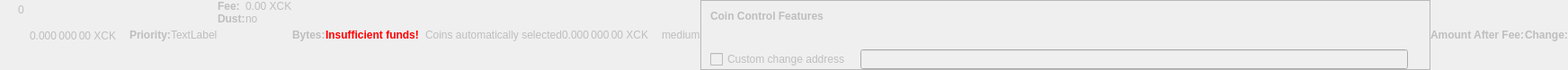
    <widget class="QWidget" name="dummyHideWidget" native="true">
     <property name="enabled">
      <bool>false</bool>
     </property>
     <property name="maximumSize">
      <size>
       <width>100</width>
       <height>22</height>
      </size>
     </property>
     <layout class="QHBoxLayout" name="dummyHideLayout">
      <property name="spacing">
       <number>0</number>
      </property>
      <property name="leftMargin">
       <number>0</number>
      </property>
      <property name="topMargin">
       <number>0</number>
      </property>
      <property name="rightMargin">
       <number>0</number>
      </property>
      <property name="bottomMargin">
       <number>0</number>
      </property>
      <item>
       <layout class="QFormLayout" name="formLayoutCoinControl1">
        <property name="horizontalSpacing">
         <number>10</number>
        </property>
        <property name="verticalSpacing">
         <number>14</number>
        </property>
        <property name="leftMargin">
         <number>10</number>
        </property>
        <property name="topMargin">
         <number>4</number>
        </property>
        <property name="rightMargin">
         <number>6</number>
        </property>
        <item row="0" column="1">
         <widget class="QLabel" name="labelCoinControlBytes">
          <property name="cursor">
           <cursorShape>IBeamCursor</cursorShape>
          </property>
          <property name="contextMenuPolicy">
           <enum>Qt::ActionsContextMenu</enum>
          </property>
          <property name="text">
           <string notr="true">0</string>
          </property>
          <property name="textInteractionFlags">
           <set>Qt::LinksAccessibleByMouse|Qt::TextSelectableByKeyboard|Qt::TextSelectableByMouse</set>
          </property>
         </widget>
        </item>
       </layout>
      </item>
      <item>
       <widget class="QLabel" name="labelCoinControlAfterFee">
        <property name="enabled">
         <bool>false</bool>
        </property>
        <property name="sizePolicy">
         <sizepolicy hsizetype="Fixed" vsizetype="Fixed">
          <horstretch>0</horstretch>
          <verstretch>0</verstretch>
         </sizepolicy>
        </property>
        <property name="minimumSize">
         <size>
          <width>111</width>
          <height>12</height>
         </size>
        </property>
        <property name="maximumSize">
         <size>
          <width>111</width>
          <height>12</height>
         </size>
        </property>
        <property name="cursor">
         <cursorShape>IBeamCursor</cursorShape>
        </property>
        <property name="contextMenuPolicy">
         <enum>Qt::ActionsContextMenu</enum>
        </property>
        <property name="text">
         <string notr="true">0.000 000 00 XCK</string>
        </property>
        <property name="textInteractionFlags">
         <set>Qt::LinksAccessibleByMouse|Qt::TextSelectableByKeyboard|Qt::TextSelectableByMouse</set>
        </property>
       </widget>
      </item>
      <item>
       <widget class="QLabel" name="labelCoinControlPriorityText">
        <property name="enabled">
         <bool>false</bool>
        </property>
        <property name="font">
         <font>
          <weight>75</weight>
          <bold>true</bold>
         </font>
        </property>
        <property name="text">
         <string>Priority:</string>
        </property>
       </widget>
      </item>
      <item>
       <layout class="QHBoxLayout" name="horizontalLayout">
        <item>
         <widget class="QLabel" name="WarningLabel">
          <property name="text">
           <string>TextLabel</string>
          </property>
         </widget>
        </item>
       </layout>
      </item>
      <item>
       <layout class="QFormLayout" name="formLayoutCoinControl3">
        <property name="horizontalSpacing">
         <number>0</number>
        </property>
        <property name="verticalSpacing">
         <number>0</number>
        </property>
        <property name="leftMargin">
         <number>0</number>
        </property>
        <property name="topMargin">
         <number>0</number>
        </property>
        <property name="rightMargin">
         <number>0</number>
        </property>
        <item row="0" column="0">
         <widget class="QLabel" name="labelCoinControlFeeText">
          <property name="enabled">
           <bool>false</bool>
          </property>
          <property name="font">
           <font>
            <weight>75</weight>
            <bold>true</bold>
           </font>
          </property>
          <property name="text">
           <string>Fee:</string>
          </property>
          <property name="margin">
           <number>0</number>
          </property>
         </widget>
        </item>
        <item row="0" column="1">
         <widget class="QLabel" name="labelCoinControlFee">
          <property name="enabled">
           <bool>false</bool>
          </property>
          <property name="cursor">
           <cursorShape>IBeamCursor</cursorShape>
          </property>
          <property name="contextMenuPolicy">
           <enum>Qt::ActionsContextMenu</enum>
          </property>
          <property name="text">
           <string notr="true">0.00 XCK</string>
          </property>
          <property name="textInteractionFlags">
           <set>Qt::LinksAccessibleByMouse|Qt::TextSelectableByKeyboard|Qt::TextSelectableByMouse</set>
          </property>
         </widget>
        </item>
        <item row="1" column="0">
         <widget class="QLabel" name="labelCoinControlLowOutputText">
          <property name="enabled">
           <bool>false</bool>
          </property>
          <property name="font">
           <font>
            <weight>75</weight>
            <bold>true</bold>
           </font>
          </property>
          <property name="text">
           <string>Dust:</string>
          </property>
         </widget>
        </item>
        <item row="1" column="1">
         <widget class="QLabel" name="labelCoinControlLowOutput">
          <property name="enabled">
           <bool>false</bool>
          </property>
          <property name="cursor">
           <cursorShape>IBeamCursor</cursorShape>
          </property>
          <property name="contextMenuPolicy">
           <enum>Qt::ActionsContextMenu</enum>
          </property>
          <property name="text">
           <string>no</string>
          </property>
          <property name="textInteractionFlags">
           <set>Qt::LinksAccessibleByMouse|Qt::TextSelectableByKeyboard|Qt::TextSelectableByMouse</set>
          </property>
         </widget>
        </item>
       </layout>
      </item>
      <item>
       <widget class="QLabel" name="labelCoinControlBytesText">
        <property name="enabled">
         <bool>false</bool>
        </property>
        <property name="font">
         <font>
          <weight>75</weight>
          <bold>true</bold>
         </font>
        </property>
        <property name="text">
         <string>Bytes:</string>
        </property>
       </widget>
      </item>
      <item>
       <layout class="QFormLayout" name="formLayoutCoinControl2">
        <property name="horizontalSpacing">
         <number>0</number>
        </property>
        <property name="verticalSpacing">
         <number>0</number>
        </property>
        <property name="leftMargin">
         <number>0</number>
        </property>
        <property name="topMargin">
         <number>0</number>
        </property>
        <property name="rightMargin">
         <number>0</number>
        </property>
       </layout>
      </item>
      <item>
       <layout class="QHBoxLayout" name="horizontalLayoutCoinControl2">
        <property name="spacing">
         <number>0</number>
        </property>
        <property name="bottomMargin">
         <number>0</number>
        </property>
       </layout>
      </item>
      <item>
       <widget class="QLabel" name="labelCoinControlInsuffFunds">
        <property name="enabled">
         <bool>false</bool>
        </property>
        <property name="minimumSize">
         <size>
          <width>0</width>
          <height>0</height>
         </size>
        </property>
        <property name="font">
         <font>
          <weight>75</weight>
          <bold>true</bold>
         </font>
        </property>
        <property name="styleSheet">
         <string notr="true">color:red;font-weight:bold;</string>
        </property>
        <property name="text">
         <string>Insufficient funds!</string>
        </property>
        <property name="margin">
         <number>5</number>
        </property>
       </widget>
      </item>
      <item>
       <layout class="QFormLayout" name="formLayoutCoinControl4">
        <property name="horizontalSpacing">
         <number>0</number>
        </property>
        <property name="verticalSpacing">
         <number>0</number>
        </property>
        <property name="leftMargin">
         <number>0</number>
        </property>
        <property name="topMargin">
         <number>0</number>
        </property>
        <property name="rightMargin">
         <number>0</number>
        </property>
       </layout>
      </item>
      <item>
       <widget class="QLabel" name="labelCoinControlChangeLabel">
        <property name="enabled">
         <bool>false</bool>
        </property>
        <property name="sizePolicy">
         <sizepolicy hsizetype="Preferred" vsizetype="Expanding">
          <horstretch>0</horstretch>
          <verstretch>0</verstretch>
         </sizepolicy>
        </property>
        <property name="minimumSize">
         <size>
          <width>0</width>
          <height>0</height>
         </size>
        </property>
        <property name="text">
         <string/>
        </property>
        <property name="margin">
         <number>3</number>
        </property>
       </widget>
      </item>
      <item>
       <widget class="QLabel" name="labelCoinControlAutomaticallySelected">
        <property name="enabled">
         <bool>false</bool>
        </property>
        <property name="sizePolicy">
         <sizepolicy hsizetype="Fixed" vsizetype="Fixed">
          <horstretch>0</horstretch>
          <verstretch>0</verstretch>
         </sizepolicy>
        </property>
        <property name="minimumSize">
         <size>
          <width>0</width>
          <height>0</height>
         </size>
        </property>
        <property name="maximumSize">
         <size>
          <width>240</width>
          <height>16777215</height>
         </size>
        </property>
        <property name="text">
         <string>Coins automatically selected</string>
        </property>
        <property name="margin">
         <number>5</number>
        </property>
       </widget>
      </item>
      <item>
       <widget class="QLabel" name="labelCoinControlChange">
        <property name="enabled">
         <bool>false</bool>
        </property>
        <property name="sizePolicy">
         <sizepolicy hsizetype="Fixed" vsizetype="Fixed">
          <horstretch>0</horstretch>
          <verstretch>0</verstretch>
         </sizepolicy>
        </property>
        <property name="minimumSize">
         <size>
          <width>111</width>
          <height>0</height>
         </size>
        </property>
        <property name="maximumSize">
         <size>
          <width>111</width>
          <height>16777215</height>
         </size>
        </property>
        <property name="cursor">
         <cursorShape>IBeamCursor</cursorShape>
        </property>
        <property name="contextMenuPolicy">
         <enum>Qt::ActionsContextMenu</enum>
        </property>
        <property name="text">
         <string notr="true">0.000 000 00 XCK</string>
        </property>
        <property name="textInteractionFlags">
         <set>Qt::LinksAccessibleByMouse|Qt::TextSelectableByKeyboard|Qt::TextSelectableByMouse</set>
        </property>
       </widget>
      </item>
      <item>
       <widget class="QLabel" name="labelCoinControlPriority">
        <property name="enabled">
         <bool>false</bool>
        </property>
        <property name="cursor">
         <cursorShape>IBeamCursor</cursorShape>
        </property>
        <property name="contextMenuPolicy">
         <enum>Qt::ActionsContextMenu</enum>
        </property>
        <property name="text">
         <string>medium</string>
        </property>
        <property name="textInteractionFlags">
         <set>Qt::LinksAccessibleByMouse|Qt::TextSelectableByKeyboard|Qt::TextSelectableByMouse</set>
        </property>
       </widget>
      </item>
      <item>
       <widget class="QFrame" name="frameCoinControl">
        <property name="sizePolicy">
         <sizepolicy hsizetype="Expanding" vsizetype="Expanding">
          <horstretch>0</horstretch>
          <verstretch>0</verstretch>
         </sizepolicy>
        </property>
        <property name="maximumSize">
         <size>
          <width>16777215</width>
          <height>16777215</height>
         </size>
        </property>
        <property name="frameShape">
         <enum>QFrame::StyledPanel</enum>
        </property>
        <property name="frameShadow">
         <enum>QFrame::Sunken</enum>
        </property>
        <layout class="QVBoxLayout" name="verticalLayoutCoinControl2_2">
         <property name="spacing">
          <number>0</number>
         </property>
         <property name="leftMargin">
          <number>0</number>
         </property>
         <property name="topMargin">
          <number>0</number>
         </property>
         <property name="rightMargin">
          <number>0</number>
         </property>
         <property name="bottomMargin">
          <number>0</number>
         </property>
         <item>
          <layout class="QVBoxLayout" name="verticalLayoutCoinControl" stretch="0,0,0,1">
           <property name="spacing">
            <number>0</number>
           </property>
           <property name="leftMargin">
            <number>10</number>
           </property>
           <property name="topMargin">
            <number>10</number>
           </property>
           <item>
            <layout class="QHBoxLayout" name="horizontalLayoutCoinControl1">
             <property name="bottomMargin">
              <number>15</number>
             </property>
             <item>
              <widget class="QLabel" name="labelCoinControlFeatures">
               <property name="enabled">
                <bool>false</bool>
               </property>
               <property name="sizePolicy">
                <sizepolicy hsizetype="Preferred" vsizetype="Maximum">
                 <horstretch>0</horstretch>
                 <verstretch>0</verstretch>
                </sizepolicy>
               </property>
               <property name="font">
                <font>
                 <weight>75</weight>
                 <bold>true</bold>
                </font>
               </property>
               <property name="styleSheet">
                <string notr="true">font-weight:bold;</string>
               </property>
               <property name="text">
                <string>Coin Control Features</string>
               </property>
              </widget>
             </item>
            </layout>
           </item>
           <item>
            <widget class="QWidget" name="widgetCoinControl" native="true">
             <property name="sizePolicy">
              <sizepolicy hsizetype="Preferred" vsizetype="Preferred">
               <horstretch>0</horstretch>
               <verstretch>0</verstretch>
              </sizepolicy>
             </property>
             <property name="minimumSize">
              <size>
               <width>0</width>
               <height>0</height>
              </size>
             </property>
             <property name="styleSheet">
              <string notr="true"/>
             </property>
             <layout class="QHBoxLayout" name="horizontalLayoutCoinControl5_2">
              <property name="leftMargin">
               <number>0</number>
              </property>
              <property name="topMargin">
               <number>0</number>
              </property>
              <property name="rightMargin">
               <number>0</number>
              </property>
              <property name="bottomMargin">
               <number>0</number>
              </property>
              <item>
               <layout class="QHBoxLayout" name="horizontalLayoutCoinControl3">
                <property name="spacing">
                 <number>20</number>
                </property>
                <property name="topMargin">
                 <number>0</number>
                </property>
                <property name="bottomMargin">
                 <number>10</number>
                </property>
               </layout>
              </item>
             </layout>
            </widget>
           </item>
           <item>
            <layout class="QHBoxLayout" name="horizontalLayoutCoinControl4" stretch="0,0,0">
             <property name="spacing">
              <number>12</number>
             </property>
             <property name="sizeConstraint">
              <enum>QLayout::SetDefaultConstraint</enum>
             </property>
             <property name="topMargin">
              <number>5</number>
             </property>
             <property name="rightMargin">
              <number>5</number>
             </property>
             <item>
              <widget class="QCheckBox" name="checkBoxCoinControlChange">
               <property name="enabled">
                <bool>false</bool>
               </property>
               <property name="toolTip">
                <string>If this is activated, but the change address is empty or invalid, change will be sent to a newly generated address.</string>
               </property>
               <property name="text">
                <string>Custom change address</string>
               </property>
              </widget>
             </item>
             <item>
              <widget class="QValidatedLineEdit" name="lineEditCoinControlChange">
               <property name="enabled">
                <bool>false</bool>
               </property>
               <property name="sizePolicy">
                <sizepolicy hsizetype="Expanding" vsizetype="Fixed">
                 <horstretch>0</horstretch>
                 <verstretch>0</verstretch>
                </sizepolicy>
               </property>
              </widget>
             </item>
             <item>
              <widget class="QLabel" name="labelCoinControlChangeLabel_2">
               <property name="sizePolicy">
                <sizepolicy hsizetype="Preferred" vsizetype="Expanding">
                 <horstretch>0</horstretch>
                 <verstretch>0</verstretch>
                </sizepolicy>
               </property>
               <property name="minimumSize">
                <size>
                 <width>0</width>
                 <height>0</height>
                </size>
               </property>
               <property name="text">
                <string/>
               </property>
               <property name="margin">
                <number>3</number>
               </property>
              </widget>
             </item>
            </layout>
           </item>
           <item>
            <spacer name="verticalSpacerCoinControl">
             <property name="orientation">
              <enum>Qt::Vertical</enum>
             </property>
             <property name="sizeHint" stdset="0">
              <size>
               <width>800</width>
               <height>1</height>
              </size>
             </property>
            </spacer>
           </item>
          </layout>
         </item>
        </layout>
       </widget>
      </item>
      <item>
       <widget class="QLabel" name="labelCoinControlAfterFeeText">
        <property name="enabled">
         <bool>false</bool>
        </property>
        <property name="minimumSize">
         <size>
          <width>0</width>
          <height>0</height>
         </size>
        </property>
        <property name="maximumSize">
         <size>
          <width>16777215</width>
          <height>16777215</height>
         </size>
        </property>
        <property name="font">
         <font>
          <weight>75</weight>
          <bold>true</bold>
         </font>
        </property>
        <property name="text">
         <string>Amount After Fee:</string>
        </property>
        <property name="alignment">
         <set>Qt::AlignLeading|Qt::AlignLeft|Qt::AlignVCenter</set>
        </property>
        <property name="margin">
         <number>0</number>
        </property>
       </widget>
      </item>
      <item>
       <widget class="QLabel" name="labelCoinControlChangeText">
        <property name="enabled">
         <bool>false</bool>
        </property>
        <property name="sizePolicy">
         <sizepolicy hsizetype="Preferred" vsizetype="Preferred">
          <horstretch>0</horstretch>
          <verstretch>0</verstretch>
         </sizepolicy>
        </property>
        <property name="minimumSize">
         <size>
          <width>0</width>
          <height>0</height>
         </size>
        </property>
        <property name="maximumSize">
         <size>
          <width>16777215</width>
          <height>16777215</height>
         </size>
        </property>
        <property name="font">
         <font>
          <weight>75</weight>
          <bold>true</bold>
         </font>
        </property>
        <property name="text">
         <string>Change:</string>
        </property>
        <property name="alignment">
         <set>Qt::AlignLeading|Qt::AlignLeft|Qt::AlignVCenter</set>
        </property>
       </widget>
      </item>
     </layout>
    </widget>
